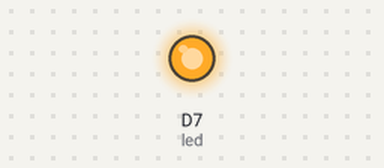
The sketch below on a simulated Particle Photon. On the bench: output pins drawn as LEDs (lit = HIGH). Random numbers use the default seed unless the sketch sets one.

Above: at 7.5 s.
At 22.5 s:
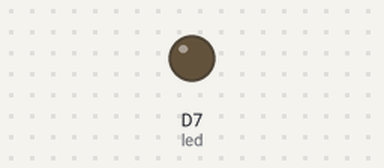
Timing chart, 0 to 39.0 s (numbered marks = the images above):
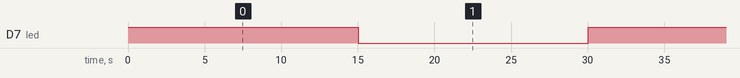

The sketch:

temperature-test.ino
```cpp
int led = D7;  // The on-board LED

void setup() {
  pinMode(led, OUTPUT);
}

void loop() {
  digitalWrite(led, HIGH);   // Turn ON the LED

  String temp = String(random(60, 80));
  Particle.publish("temp", temp, PRIVATE);
  delay(15000);               // Wait for 30 seconds

  digitalWrite(led, LOW);    // Turn OFF the LED
  delay(15000);               // Wait for 30 seconds
}
```

Measured:
- by itself, D7 (led): alternates HIGH for 15.0 s and LOW for 15.0 s
